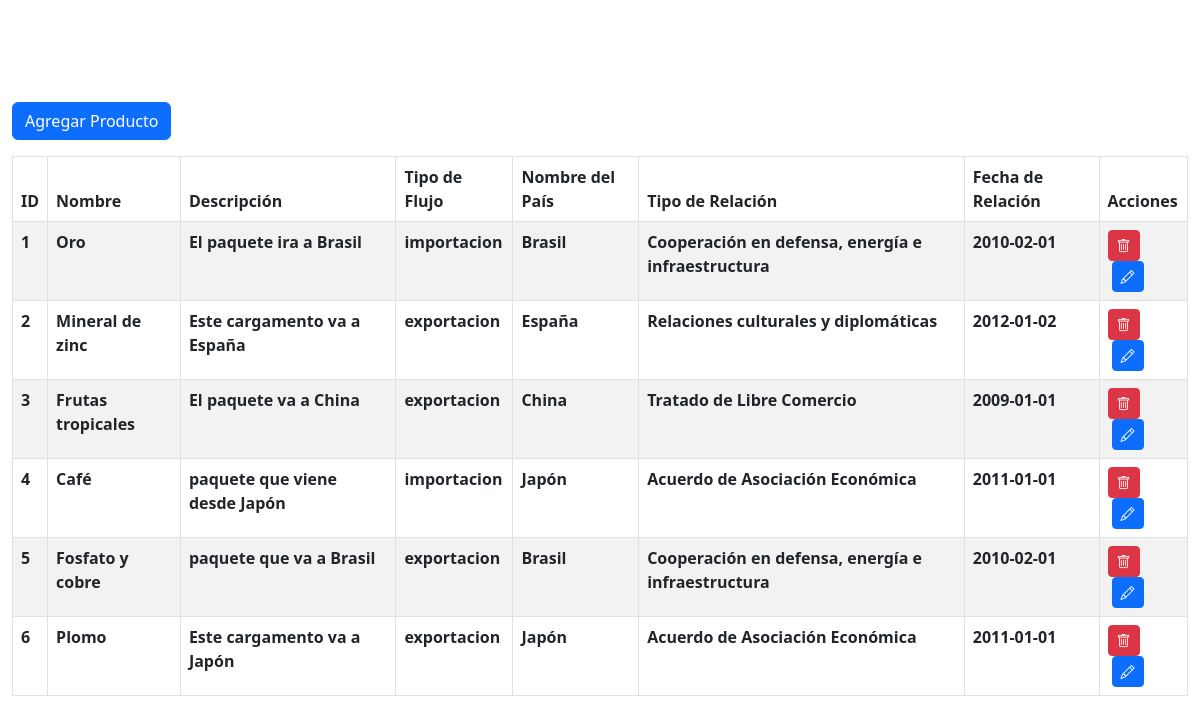
/index.php (signed in), run on the app's committed database.
### tables this page shows
CREATE TABLE `productos` (
  `id` int(11) NOT NULL,
  `nombre` varchar(255) NOT NULL,
  `descripcion` text DEFAULT NULL,
  `flujo_id` int(11) DEFAULT NULL,
  `pais_id` int(11) DEFAULT NULL
);

CREATE TABLE `flujo` (
  `id` int(11) NOT NULL,
  `tipo` enum('importacion','exportacion') DEFAULT NULL
);

CREATE TABLE `paises` (
  `id` int(11) NOT NULL,
  `nombre_pais` varchar(50) NOT NULL,
  `tipo_relacion` varchar(250) DEFAULT NULL,
  `fecha_relacion` date DEFAULT NULL
);

### index.php (the view, shortened to what this page needs)
<?php
include "conexion.php";
$sql = "SELECT productos.id, productos.nombre, productos.descripcion, flujo.tipo AS flujo_tipo, paises.nombre_pais, paises.tipo_relacion, paises.fecha_relacion
        FROM productos
        INNER JOIN flujo ON productos.flujo_id = flujo.id
        INNER JOIN paises ON productos.pais_id = paises.id
        ORDER BY productos.id ASC";
$resultado = mysqli_query($conn, $sql);
?>
<!DOCTYPE html>
<html lang="en">
<head>
    <link rel="stylesheet" href="https://cdn.jsdelivr.net/npm/bootstrap@5.3.0-alpha3/dist/css/bootstrap.min.css">
    <link rel="stylesheet" href="https://cdn.jsdelivr.net/npm/bootstrap-icons@1.11.1/font/bootstrap-icons.css">
</head>
<body>
    <div class="container" style="max-width: fit-content;" class="resposive">
        <div class="text-center mb-4" style="margin-top: 2.5rem;">
            <h2>Lista de Productos</h2>
        </div>
        <?php
        if ($_SESSION['nivel'] === 'superadmin') {
            echo '<a class="btn btn-primary mb-3" href="agregar_producto.php">Agregar Producto</a>';
        }
        ?>
        <table class="table table-striped table-hover table-bordered table-outer-borders">
            <thead>
                <tr>
                    <th>ID</th>
                    <th>Nombre</th>
                    <th>Descripción</th>
                    <th>Tipo de Flujo</th>
                    <th>Nombre del País</th>
                    <th>Tipo de Relación</th>
                    <th>Fecha de Relación</th>
                    <th>Acciones</th>
                </tr>
            </thead>
            <tbody>
                <?php
                while ($fila = mysqli_fetch_assoc($resultado)) {
                    echo '<tr class="table-row">';
                    echo '<td>' . $fila['id'] . '</td>';
                    echo '<td>' . $fila['nombre'] . '</td>';
                    echo '<td>' . $fila['descripcion'] . '</td>';
                    echo '<td>' . $fila['flujo_tipo'] . '</td>';
                    echo '<td>' . $fila['nombre_pais'] . '</td>';
                    echo '<td>' . $fila['tipo_relacion'] . '</td>';
                    echo '<td>' . $fila['fecha_relacion'] . '</td>';
                    echo '<td>';
                    echo '<form method="POST" style="display: inline;">';
                    if ($_SESSION['nivel'] === 'superadmin') {
                        echo '<button type="submit" name="eliminar" value="' . $fila['id'] . '" class="btn btn-danger btn-sm"><i class="bi bi-trash"></i></button>';
                    }
                    echo '</form>';
                    if ($_SESSION['nivel'] === 'superadmin' || $_SESSION['nivel'] === 'usuario_general') {
                        echo '<a href="editar.php?id=' . $fila['id'] . '" class="btn btn-primary btn-sm mx-1"><i class="bi bi-pencil"></i></a>';
                    }
                    echo '</td>';
                    echo '</tr>';
                }
                ?>
            </tbody>
        </table>
    </div>
</body>
</html>

### index.php (style rules this page uses)
body { background-image: url('https://blog.redbus.pe/wp-content/uploads/2019/12/40547475.jpg'); background-size: cover; background-repeat: no-repeat; }
.table-outer-borders { border: 1px solid #dee2e6; }
.table-outer-borders th, .table-outer-borders td { border: 1px solid #dee2e6; }
body, th, td, h2, .btn { color: #ffffff; }
th, td { font-weight: bold; }

### data on the page
productos: id "1", nombre "Oro", descripcion "El paquete ira a Brasil", flujo.tipo "importacion", pais.nombre_pais "Brasil", pais.tipo_relacion "Cooperación en defensa, energía e infraestructura", pais.fecha_relacion "2010-02-01"
productos: id "2", nombre "Mineral de zinc", descripcion "Este cargamento va a España", flujo.tipo "exportacion", pais.nombre_pais "España", pais.tipo_relacion "Relaciones culturales y diplomáticas", pais.fecha_relacion "2012-01-02"
productos: id "3", nombre "Frutas tropicales", descripcion "El paquete va a China", flujo.tipo "exportacion", pais.nombre_pais "China", pais.tipo_relacion "Tratado de Libre Comercio", pais.fecha_relacion "2009-01-01"
productos: id "4", nombre "Café", descripcion "paquete que viene desde Japón", flujo.tipo "importacion", pais.nombre_pais "Japón", pais.tipo_relacion "Acuerdo de Asociación Económica", pais.fecha_relacion "2011-01-01"
productos: id "5", nombre "Fosfato y cobre", descripcion "paquete que va a Brasil", flujo.tipo "exportacion", pais.nombre_pais "Brasil", pais.tipo_relacion "Cooperación en defensa, energía e infraestructura", pais.fecha_relacion "2010-02-01"
productos: id "6", nombre "Plomo", descripcion "Este cargamento va a Japón", flujo.tipo "exportacion", pais.nombre_pais "Japón", pais.tipo_relacion "Acuerdo de Asociación Económica", pais.fecha_relacion "2011-01-01"
